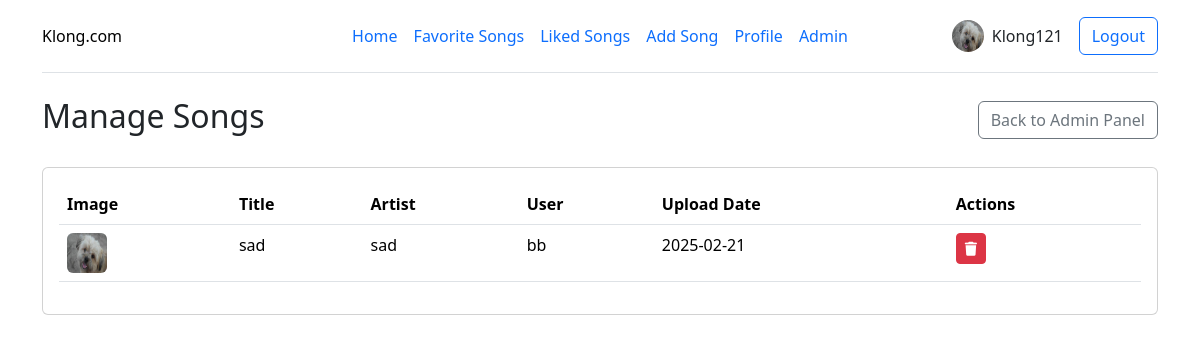
Page /admin/songs (signed in) on the committed database.
### app.py (models this page shows)
class User(db.Model, UserMixin):
    id = db.Column(db.Integer, primary_key=True)
    username = db.Column(db.String(150), unique=True, nullable=False)
    password = db.Column(db.String(150), nullable=False)
    name = db.Column(db.String(150), default='Noman')
    profile_pic = db.Column(db.String(500), default='/static/uploads/profile/default.png')
    is_admin = db.Column(db.Boolean, default=False)
    songs = db.relationship('Song', backref='user', lazy=True)
    likes = db.relationship('Like', backref='user', lazy=True)

class Song(db.Model):
    id = db.Column(db.Integer, primary_key=True)
    title = db.Column(db.String(200), nullable=False)
    artist = db.Column(db.String(200), nullable=False)
    image_url = db.Column(db.String(500), nullable=False)
    audio_url = db.Column(db.String(500), nullable=False)
    lyrics_url = db.Column(db.Text, nullable=False)
    created_at = db.Column(db.DateTime, default=datetime.utcnow)
    user_id = db.Column(db.Integer, db.ForeignKey('user.id'), nullable=False)
    likes = db.relationship('Like', backref='song', lazy=True)

### app.py (the view)
@app.route('/admin/songs')
@login_required
def admin_songs():
    if not current_user.is_admin:
        return redirect(url_for('home'))
    songs = Song.query.all()
    return render_template('admin_songs.html', songs=songs)

### app.py (called while the page is built)
@login_manager.user_loader
def load_user(user_id):
    return User.query.get(int(user_id))

### templates/admin_songs.html (shortened to what this page needs)
<!DOCTYPE html>
<html lang="en">
<head>
    <link href="https://cdn.jsdelivr.net/npm/bootstrap@5.3.3/dist/css/bootstrap.min.css" rel="stylesheet">
    <link rel="stylesheet" href="https://cdnjs.cloudflare.com/ajax/libs/font-awesome/6.0.0/css/all.min.css">
</head>
<body>
    <div class="container">
        <header class="d-flex flex-wrap align-items-center justify-content-center justify-content-md-between py-3 mb-4 border-bottom">
            <div class="col-md-3 mb-2 mb-md-0">
                <a href="/" class="d-inline-flex link-body-emphasis text-decoration-none">
                    Klong.com
                </a>
            </div>
            <ul class="nav col-12 col-md-auto mb-2 justify-content-center mb-md-0">
                <li><a href="/" class="nav-link px-2">Home</a></li>
                <li><a href="/favorite" class="nav-link px-2">Favorite Songs</a></li>
                <li><a href="/like" class="nav-link px-2">Liked Songs</a></li>
                <li><a href="/add" class="nav-link px-2">Add Song</a></li>
                <li><a href="/profile" class="nav-link px-2">Profile</a></li>
                <li><a href="/admin" class="nav-link px-2">Admin</a></li>
            </ul>
            <div class="col-md-3 text-end">
                <div class="d-flex align-items-center justify-content-end">
                    <img src="{{ current_user.profile_pic }}" class="rounded-circle me-2" width="32" height="32" alt="Profile">
                    <span class="me-3">{{ current_user.name }}</span>
                    <a href="/logout" class="btn btn-outline-primary">Logout</a>
                </div>
            </div>
        </header>
        <div class="d-flex justify-content-between align-items-center mb-4">
            <h2>Manage Songs</h2>
            <a href="{{ url_for('admin') }}" class="btn btn-outline-secondary">Back to Admin Panel</a>
        </div>
        <div class="card">
            <div class="card-body">
                <div class="table-responsive">
                    <table class="table">
                        <thead>
                            <tr>
                                <th>Image</th>
                                <th>Title</th>
                                <th>Artist</th>
                                <th>User</th>
                                <th>Upload Date</th>
                                <th>Actions</th>
                            </tr>
                        </thead>
                        <tbody>
                            {% for song in songs %}
                            <tr>
                                <td>
                                    <img src="{{ song.image_url }}" width="40" height="40" alt="Song" class="rounded">
                                </td>
                                <td>{{ song.title }}</td>
                                <td>{{ song.artist }}</td>
                                <td>{{ song.user.username }}</td>
                                <td>{{ song.created_at.strftime('%Y-%m-%d') }}</td>
                                <td>
                                    <button class="btn btn-danger btn-sm delete-song" data-song-id="{{ song.id }}">
                                        <i class="fas fa-trash"></i>
                                    </button>
                                </td>
                            </tr>
                            {% endfor %}
                        </tbody>
                    </table>
                </div>
            </div>
        </div>
    </div>
</body>
</html>

### rows in the picture
User: profile_pic (picture), name "Klong121"
Song: image_url (picture), title "sad", artist "sad", user.username "bb", created_at "2025-02-21"
